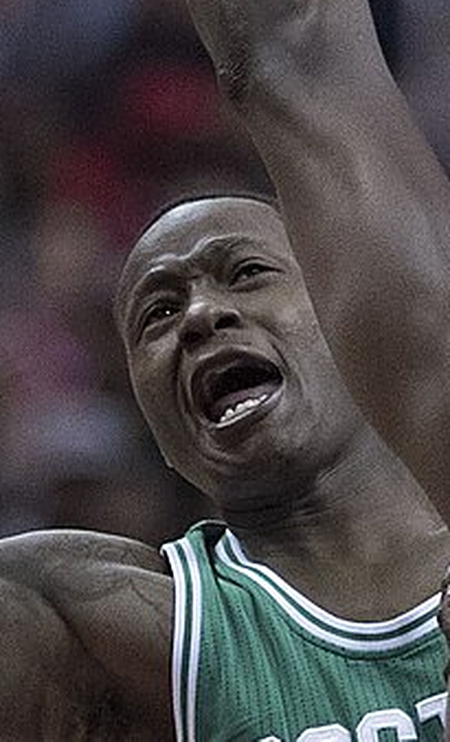
#> input picture episodes/016-rozier/img/rozier_face.jpg, 900 x 1483 px, found by its file name (shown at 1/2 size)
$ python make_hookimg.py
#> lines starting #> are read from the running program, lines starting #| are printed output that depends on the picture
from PIL import Image, ImageFilter
E = '/home/claude/sworn_media/episodes/016-rozier/img/'
f = Image.open(E + 'rozier_face.jpg').convert('RGB')
#> f is the input picture: PIL image 900x1483 RGB; mean R, G, B 75, 71.1, 72.3
bg = f.resize((1080, 1920), Image.LANCZOS).filter(ImageFilter.GaussianBlur(30))
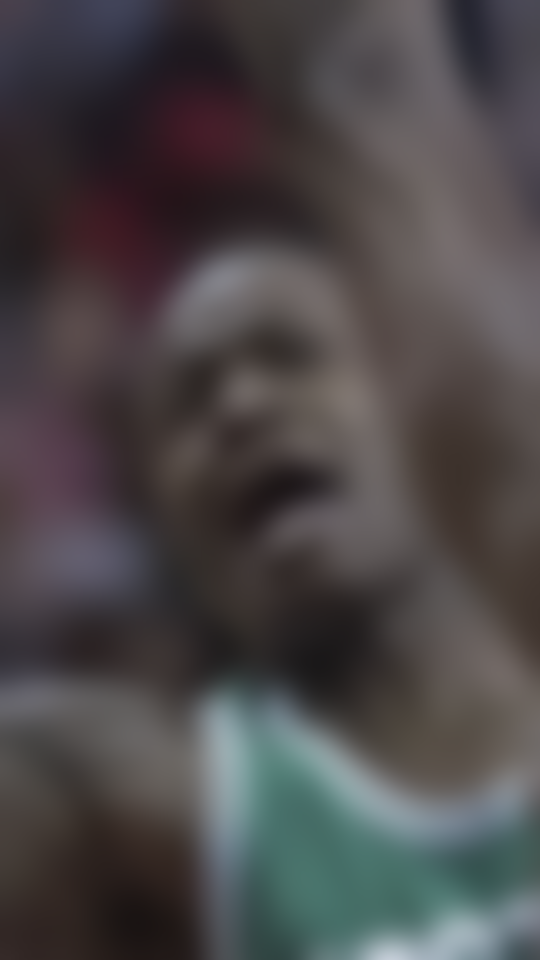
#> bg: PIL image 1080x1920 RGB (shown at 1/2 size); mean R, G, B 75, 71.1, 72.3
w = 1080; h = int(f.height * w / f.width)
#> after `h = int(f.height * w / f.width)`: h = 1779
fr = f.resize((w, h), Image.LANCZOS)
bg.paste(fr, (0, -260))
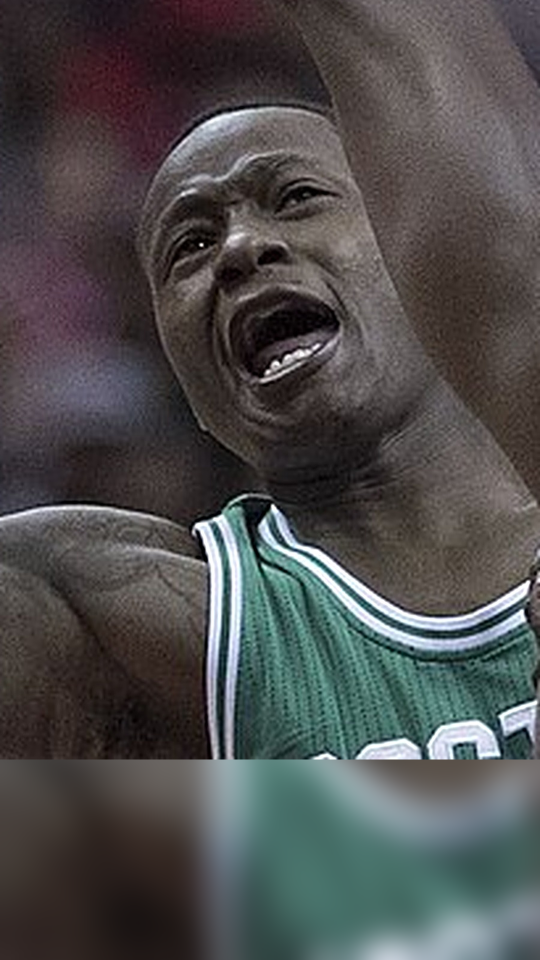
#> bg: PIL image 1080x1920 RGB (shown at 1/2 size); mean R, G, B 77.7, 77.5, 77.3
bg.save(E + 'rozier_hook.jpg', quality=92)
print(bg.size, h)
#| (1080, 1920) 1779
